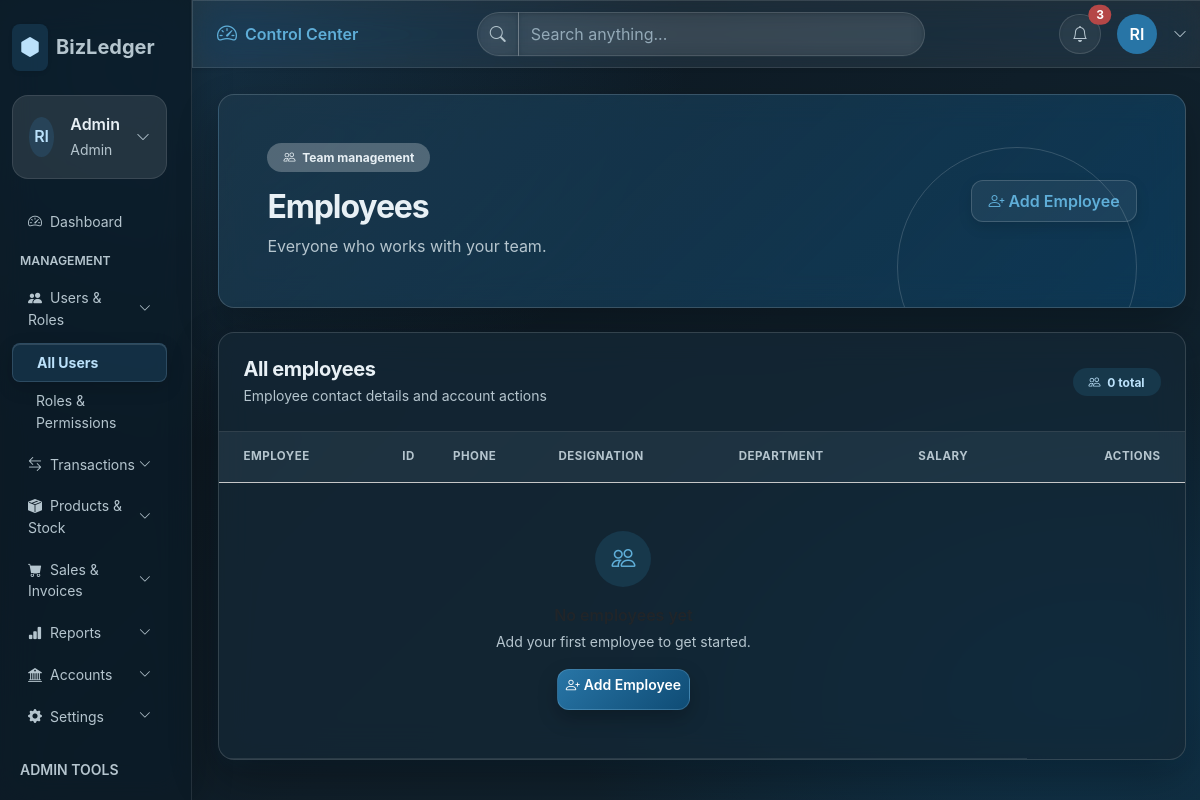
The page /admin/employlist.php on the database as committed earlier.
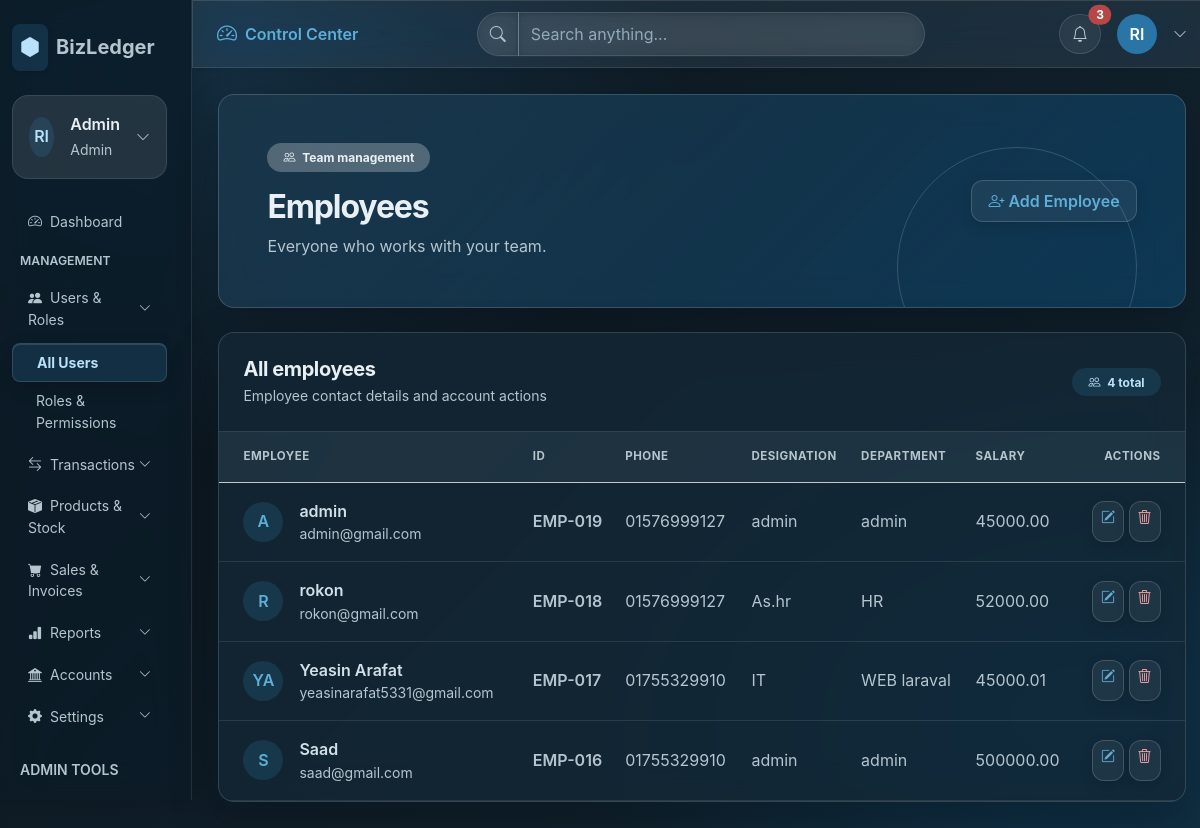
The same page on the database as committed later.
### tables this page shows
CREATE TABLE `employees` (
  `employee_id` int UNSIGNED NOT NULL,
  `company_id` int UNSIGNED NOT NULL,
  `user_id` int UNSIGNED DEFAULT NULL,
  `employee_name` varchar(150) NOT NULL,
  `phone` varchar(30) DEFAULT NULL,
  `designation` varchar(100) DEFAULT NULL,
  `department` varchar(100) DEFAULT NULL,
  `joining_date` date DEFAULT NULL,
  `basic_salary` decimal(15,2) NOT NULL DEFAULT '0.00',
  `status` tinyint NOT NULL DEFAULT '1',
  `created_at` timestamp NOT NULL DEFAULT CURRENT_TIMESTAMP,
  `updated_at` timestamp NOT NULL DEFAULT CURRENT_TIMESTAMP ON UPDATE CURRENT_TIMESTAMP,
  `login_email` varchar(150) DEFAULT NULL,
  `login_password` varchar(255) DEFAULT NULL,
  `login_role` enum('admin','accountant','employees') DEFAULT NULL
);

### admin/employlist.php (the view, shortened to what the rows shown need)
<?php
include_once 'assets/db/bdconfig.php';
$rowData = $conn->query("SELECT e.*, u.profile_image
                         FROM employees e
                         LEFT JOIN users u ON u.user_id = e.user_id
                         ORDER BY e.employee_id DESC");
?>
<!DOCTYPE html>
<html lang="en">
<head>
    <link href="https://cdn.jsdelivr.net/npm/bootstrap@5.3.3/dist/css/bootstrap.min.css" rel="stylesheet">
    <link href="https://cdn.jsdelivr.net/npm/bootstrap-icons@1.11.3/font/bootstrap-icons.min.css" rel="stylesheet">
    <link href="assets/css/dashboard-shared.css" rel="stylesheet">
    <link href="assets/css/glassmorphism.css" rel="stylesheet">
</head>
<body class="bg-body-tertiary dashboard-page">
    <div class="container-fluid px-0">
        <div class="row min-vh-100">
            <main class="col-12 col-lg-9 col-xl-10 p-0">
                <div class="p-3 p-md-4 p-xl-5">
                    <section class="dashboard-hero rounded-4 shadow-sm text-white p-4 p-lg-5 mb-4">
                        <div class="dashboard-hero-content d-flex flex-column flex-md-row justify-content-between align-items-md-center gap-4">
                            <div>
                                <h1 class="h2 fw-bold mb-2">Employees</h1>
                            </div>
                        </div>
                    </section>
                    <section class="card dashboard-card rounded-4 shadow-sm overflow-hidden" aria-labelledby="employee-list-title">
                        <div class="card-body p-0">
                            <div class="d-flex flex-wrap justify-content-between align-items-center gap-2 p-3 p-md-4 border-bottom">
                                <div>
                                    <h2 class="h5 dashboard-section-title fw-bold mb-1" id="employee-list-title">All employees</h2>
                                </div>
                            </div>
                            <div class="table-responsive">
                                <table class="table table-hover align-middle mb-0">
                                    <thead class="table-light">
                                        <tr>
                                            <th scope="col" class="ps-4 py-3 small text-uppercase text-secondary">Employee</th>
                                            <th scope="col" class="py-3 small text-uppercase text-secondary">ID</th>
                                            <th scope="col" class="py-3 small text-uppercase text-secondary">Phone</th>
                                            <th scope="col" class="py-3 small text-uppercase text-secondary">Designation</th>
                                            <th scope="col" class="py-3 small text-uppercase text-secondary">Department</th>
                                            <th scope="col" class="py-3 small text-uppercase text-secondary">Salary</th>
                                            <th scope="col" class="pe-4 py-3 small text-uppercase text-secondary text-end">Actions</th>
                                        </tr>
                                    </thead>
                                    <tbody>
                                        <?php if ($rowData && $rowData->num_rows > 0) { ?>
                                            <?php while ($row = $rowData->fetch_assoc()) { ?>
                                                <?php
                                                $nameParts = preg_split('/\s+/', trim($row['employee_name']));
                                                $initials = strtoupper(substr($nameParts[0] ?? '', 0, 1) . (count($nameParts) > 1 ? substr(end($nameParts), 0, 1) : ''));
                                                ?>
                                                <tr>
                                                    <td class="ps-4 py-3">
                                                        <div class="d-flex align-items-center gap-3">
                                                            <?php if (!empty($row['profile_image'])) { ?>
                                                                <img class="rounded-circle object-fit-cover flex-shrink-0" src="<?= htmlspecialchars($row['profile_image']) ?>" alt="<?= htmlspecialchars($row['employee_name']) ?>" style="width: 2.5rem; height: 2.5rem">
                                                            <?php } else { ?>
                                                                <span class="d-inline-flex align-items-center justify-content-center rounded-circle bg-primary-subtle text-primary fw-semibold flex-shrink-0" style="width: 2.5rem; height: 2.5rem">
                                                                    <?php echo $initials ; ?>
                                                                </span>
                                                            <?php } ?>
                                                            <div>
                                                                <div class="fw-semibold"><?php echo $row['employee_name']; ?></div>
                                                                <div class="small text-secondary"><?php echo $row['login_email'] ; ?></div>
                                                            </div>
                                                        </div>
                                                    </td>
                                                    <td class="fw-semibold text-secondary">
                                                        EMP-<?php echo str_pad((int) $row['employee_id'], 3, '0', STR_PAD_LEFT); ?>
                                                    </td>
                                                    <td class="text-secondary"><?php echo $row['phone'] ; ?></td>
                                                    <td class="text-secondary"><?php echo $row['designation'] ; ?></td>
                                                    <td class="text-secondary"><?php echo $row['department'] ; ?></td>
                                                    <td class="text-secondary"><?php echo $row['basic_salary'] ; ?></td>
                                                    <td class="pe-4 text-end text-nowrap">
                                                        <a class="btn btn-sm btn-light text-primary" href="employedit.php?id=<?php echo $row['employee_id']; ?>" aria-label="Edit employee" title="Edit employee">
                                                            <i class="bi bi-pencil-square" aria-hidden="true"></i>
                                                        </a>
                                                        <a class="btn btn-sm btn-light text-danger" onclick="return confirm('Delete this employee?')" href="deleteemploy.php?id=<?php echo $row['employee_id']; ?>" aria-label="Delete employee" title="Delete employee">
                                                            <i class="bi bi-trash3" aria-hidden="true"></i>
                                                        </a>
                                                    </td>
                                                </tr>
                                            <?php } ?>
                                        <?php } ?>
                                    </tbody>
                                </table>
                            </div>
                        </div>
                    </section>
                </div>
        </div>
    </div>
</body>
</html>

Rows that differ between the two databases and show on the page:
added employees: employee_name "A", employee_name "admin", login_email "admin@gmail.com", employee_id "019", phone "01576999127", designation "admin", department "admin", basic_salary "45000.00"
added employees: employee_name "R", employee_name "rokon", login_email "rokon@gmail.com", employee_id "018", phone "01576999127", designation "As.hr", department "HR", basic_salary "52000.00"
added employees: employee_name "YA", employee_name "Yeasin Arafat", login_email "yeasinarafat5331@gmail.com", employee_id "017", phone "01755329910", designation "IT", department "WEB laraval", basic_salary "45000.01"
added employees: employee_name "S", employee_name "Saad", login_email "saad@gmail.com", employee_id "016", phone "01755329910", designation "admin", department "admin", basic_salary "500000.00"
Other text that changed with them:
$rowData->num_rows: "0" → "4"
text no longer shown: "Add your first employee to get started. Add Employee"
